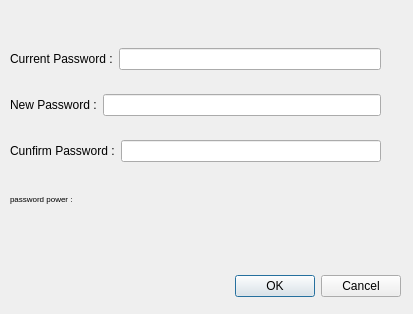
<?xml version="1.0" encoding="UTF-8"?>
<ui version="4.0">
 <class>ChangePassword</class>
 <widget class="QDialog" name="ChangePassword">
  <property name="geometry">
   <rect>
    <x>0</x>
    <y>0</y>
    <width>413</width>
    <height>314</height>
   </rect>
  </property>
  <property name="sizePolicy">
   <sizepolicy hsizetype="Fixed" vsizetype="Fixed">
    <horstretch>0</horstretch>
    <verstretch>0</verstretch>
   </sizepolicy>
  </property>
  <property name="windowTitle">
   <string>Dialog</string>
  </property>
  <widget class="QDialogButtonBox" name="btn_box">
   <property name="geometry">
    <rect>
     <x>100</x>
     <y>270</y>
     <width>301</width>
     <height>32</height>
    </rect>
   </property>
   <property name="orientation">
    <enum>Qt::Horizontal</enum>
   </property>
   <property name="standardButtons">
    <set>QDialogButtonBox::Cancel|QDialogButtonBox::Ok</set>
   </property>
   <property name="centerButtons">
    <bool>false</bool>
   </property>
  </widget>
  <widget class="QLabel" name="label_4">
   <property name="geometry">
    <rect>
     <x>10</x>
     <y>191</y>
     <width>91</width>
     <height>16</height>
    </rect>
   </property>
   <property name="font">
    <font>
     <pointsize>6</pointsize>
    </font>
   </property>
   <property name="text">
    <string>password power :</string>
   </property>
  </widget>
  <widget class="QLabel" name="qlb_password_power">
   <property name="geometry">
    <rect>
     <x>110</x>
     <y>190</y>
     <width>261</width>
     <height>21</height>
    </rect>
   </property>
   <property name="font">
    <font>
     <pointsize>9</pointsize>
     <weight>75</weight>
     <bold>true</bold>
    </font>
   </property>
   <property name="text">
    <string/>
   </property>
  </widget>
  <widget class="QWidget" name="layoutWidget">
   <property name="geometry">
    <rect>
     <x>10</x>
     <y>30</y>
     <width>371</width>
     <height>151</height>
    </rect>
   </property>
   <layout class="QVBoxLayout" name="verticalLayout">
    <item>
     <layout class="QHBoxLayout" name="horizontalLayout">
      <item>
       <widget class="QLabel" name="label">
        <property name="text">
         <string>Current Password :</string>
        </property>
       </widget>
      </item>
      <item>
       <widget class="QLineEdit" name="led_currentpass">
        <property name="echoMode">
         <enum>QLineEdit::Password</enum>
        </property>
       </widget>
      </item>
     </layout>
    </item>
    <item>
     <layout class="QHBoxLayout" name="horizontalLayout_2">
      <item>
       <widget class="QLabel" name="label_2">
        <property name="text">
         <string>New Password :</string>
        </property>
       </widget>
      </item>
      <item>
       <widget class="QLineEdit" name="led_newpass">
        <property name="echoMode">
         <enum>QLineEdit::Password</enum>
        </property>
       </widget>
      </item>
     </layout>
    </item>
    <item>
     <layout class="QHBoxLayout" name="horizontalLayout_3">
      <item>
       <widget class="QLabel" name="label_3">
        <property name="text">
         <string>Cunfirm Password :</string>
        </property>
       </widget>
      </item>
      <item>
       <widget class="QLineEdit" name="led_cunfirmpass">
        <property name="echoMode">
         <enum>QLineEdit::Password</enum>
        </property>
       </widget>
      </item>
     </layout>
    </item>
   </layout>
  </widget>
 </widget>
 <resources/>
 <connections>
  <connection>
   <sender>btn_box</sender>
   <signal>accepted()</signal>
   <receiver>ChangePassword</receiver>
   <slot>accept()</slot>
   <hints>
    <hint type="sourcelabel">
     <x>248</x>
     <y>254</y>
    </hint>
    <hint type="destinationlabel">
     <x>157</x>
     <y>274</y>
    </hint>
   </hints>
  </connection>
  <connection>
   <sender>btn_box</sender>
   <signal>rejected()</signal>
   <receiver>ChangePassword</receiver>
   <slot>reject()</slot>
   <hints>
    <hint type="sourcelabel">
     <x>316</x>
     <y>260</y>
    </hint>
    <hint type="destinationlabel">
     <x>286</x>
     <y>274</y>
    </hint>
   </hints>
  </connection>
 </connections>
</ui>
